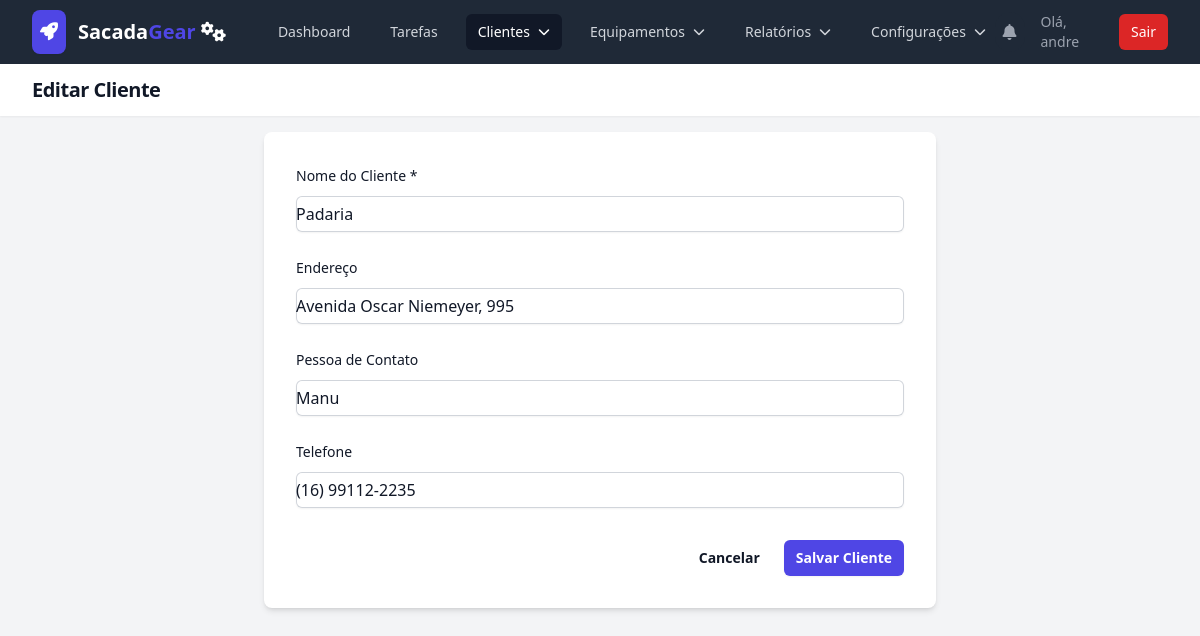
Page /client/edit/1 (signed in) on the committed database.
### models.py (models this page shows, shortened)
class User(UserMixin, db.Model):
    id = db.Column(db.Integer, primary_key=True)
    username = db.Column(db.String(80), unique=True, nullable=False)
    password_hash = db.Column(db.String(200), nullable=False)
    role = db.Column(db.String(20), nullable=False, default='technician')
    equipments = db.relationship('Equipment', backref='operator', lazy=True)
    maintenance_records = db.relationship('MaintenanceHistory', backref='technician', lazy=True)
    created_tasks = db.relationship('Task', back_populates='creator', foreign_keys='Task.creator_id')

class Client(db.Model):
    id = db.Column(db.Integer, primary_key=True)
    name = db.Column(db.String(150), nullable=False, unique=True)
    address = db.Column(db.String(250), nullable=True)
    contact_person = db.Column(db.String(100), nullable=True)
    phone = db.Column(db.String(20), nullable=True)
    equipments = db.relationship('Equipment', backref='client', lazy=True)
    is_archived = db.Column(db.Boolean, default=False, nullable=False)

### app.py (the view, shortened to what this page needs)
    @app.route('/client/edit/<int:client_id>', methods=['GET', 'POST'])
    @login_required
    @admin_required
    def edit_client(client_id):
        client = db.session.get(Client, client_id)
        if not client:
            abort(404)
        return render_template('client_form.html', title="Editar Cliente", client=client)

### templates/client_form.html (shortened to what this page needs)
{% extends "base.html" %}
{% block header %}{{ title }}{% endblock %}
{% block content %}
<div class="bg-white p-8 rounded-lg shadow-md max-w-2xl mx-auto">
    <form method="POST" novalidate>
        <div class="space-y-6">
            <div>
                <label for="name" class="block text-sm font-medium leading-6 text-gray-900">Nome do Cliente *</label>
                <div class="mt-2">
                    <input type="text" name="name" id="name" value="{{ client.name if client else request.form.name or '' }}" required maxlength="150" class="block w-full rounded-md border-0 py-1.5 text-gray-900 shadow-sm ring-1 ring-inset ring-gray-300 placeholder:text-gray-400 focus:ring-2 focus:ring-inset focus:ring-indigo-600" placeholder="Ex: Matriz Principal">
                </div>
            </div>
            <div>
                <label for="address" class="block text-sm font-medium leading-6 text-gray-900">Endereço</label>
                <div class="mt-2">
                    <input type="text" name="address" id="address" value="{{ client.address if client else request.form.address or '' }}" maxlength="250" class="block w-full rounded-md border-0 py-1.5 text-gray-900 shadow-sm ring-1 ring-inset ring-gray-300 placeholder:text-gray-400" placeholder="Ex: Av. Brasil, 123 - Centro">
                </div>
            </div>
            <div>
                <label for="contact_person" class="block text-sm font-medium leading-6 text-gray-900">Pessoa de Contato</label>
                <div class="mt-2">
                    <input type="text" name="contact_person" id="contact_person" value="{{ client.contact_person if client else request.form.contact_person or '' }}" maxlength="100" class="block w-full rounded-md border-0 py-1.5 text-gray-900 shadow-sm ring-1 ring-inset ring-gray-300 placeholder:text-gray-400" placeholder="Ex: João da Silva">
                </div>
            </div>
            <div>
                <label for="phone" class="block text-sm font-medium leading-6 text-gray-900">Telefone</label>
                <div class="mt-2">
                    <input type="tel" name="phone" id="phone" value="{{ client.phone if client else request.form.phone or '' }}"
                           class="block w-full rounded-md border-0 py-1.5 text-gray-900 shadow-sm ring-1 ring-inset ring-gray-300 placeholder:text-gray-400 focus:ring-2 focus:ring-inset focus:ring-indigo-600"
                           placeholder="(XX) XXXXX-XXXX"
                           pattern="\([0-9]{2}\) [0-9]{4,5}-[0-9]{4}"
                           minlength="14" maxlength="15"
                           title="O telefone deve estar no formato (XX) XXXXX-XXXX">
                </div>
            </div>
        </div>
        <div class="mt-8 flex items-center justify-end gap-x-6">
            <a href="{{ url_for('client_list') }}" class="text-sm font-semibold leading-6 text-gray-900">Cancelar</a>
            <button type="submit" class="rounded-md bg-indigo-600 px-3 py-2 text-sm font-semibold text-white shadow-sm hover:bg-indigo-500">Salvar Cliente</button>
        </div>
    </form>
</div>
{% endblock %}

### templates/base.html (shortened to what this page needs)
<!DOCTYPE html>
<html lang="pt-br" class="h-full bg-gray-100">
<head>
    <script src="https://cdn.tailwindcss.com"></script>
    <link rel="stylesheet" href="https://rsms.me/inter/inter.css">
    <link rel="stylesheet" href="https://cdnjs.cloudflare.com/ajax/libs/font-awesome/6.5.2/css/all.min.css">
</head>
<body class="h-full">
    <div class="min-h-full">
        <nav class="bg-gray-800" x-data="{ mobileMenuOpen: false }">
            <div class="mx-auto max-w-7xl px-4 sm:px-6 lg:px-8">
                <div class="flex h-16 items-center justify-between">
                    <div class="flex items-center">
                        <div class="flex-shrink-0">
                           <a href="{{ url_for('dashboard') if current_user.is_authenticated else url_for('login') }}" class="flex items-center space-x-3 rtl:space-x-reverse">
                               <div class="bg-primary-600 text-white p-2 rounded-lg shadow-sm"><i class="fas fa-rocket text-lg"></i></div>
                               <span class="text-xl font-bold text-white">Sacada<span class="text-primary-600">Gear</span> <i class="fa-solid fa-gears"></i></span>
                           </a>
                        </div>
                        <div class="hidden md:block">
                            <div class="ml-10 flex items-baseline space-x-4">
                                {% if current_user.is_authenticated %}
                                    <a href="{{ url_for('dashboard') }}" class="{% if request.endpoint == 'dashboard' %}bg-gray-900 text-white{% else %}text-gray-300 hover:bg-gray-700 hover:text-white{% endif %} rounded-md px-3 py-2 text-sm font-medium">Dashboard</a>
                                    <a href="{{ url_for('technician_tasks') }}" class="{% if request.endpoint == 'technician_tasks' %}bg-gray-900 text-white{% else %}text-gray-300 hover:bg-gray-700 hover:text-white{% endif %} rounded-md px-3 py-2 text-sm font-medium">Tarefas</a>
                                    {% if current_user.role == 'admin' %}
                                    <div x-data="{ open: false }" class="relative">
                                        <button @click="open = !open" @click.away="open = false" class="{% if request.endpoint in ['client_list', 'new_client', 'edit_client', 'archived_clients'] %}bg-gray-900 text-white{% else %}text-gray-300 hover:bg-gray-700 hover:text-white{% endif %} rounded-md px-3 py-2 text-sm font-medium flex items-center">
                                            <span>Clientes</span><i class="fas fa-chevron-down ml-2 text-xs"></i>
                                        </button>
                                    </div>
                                    <div x-data="{ open: false }" class="relative">
                                        <button @click="open = !open" @click.away="open = false" class="{% if request.endpoint in ['equipment_list', 'new_equipment', 'edit_equipment', 'archived_list'] %}bg-gray-900 text-white{% else %}text-gray-300 hover:bg-gray-700 hover:text-white{% endif %} rounded-md px-3 py-2 text-sm font-medium flex items-center">
                                            <span>Equipamentos</span><i class="fas fa-chevron-down ml-2 text-xs"></i>
                                        </button>
                                    </div>
                                    <div x-data="{ open: false }" class="relative">
                                        <button @click="open = !open" @click.away="open = false" class="{% if request.endpoint in ['financial_report', 'full_history'] %}bg-gray-900 text-white{% else %}text-gray-300 hover:bg-gray-700 hover:text-white{% endif %} rounded-md px-3 py-2 text-sm font-medium flex items-center">
                                            <span>Relatórios</span><i class="fas fa-chevron-down ml-2 text-xs"></i>
                                        </button>
                                    </div>
                                    <div x-data="{ open: false }" class="relative">
                                        <button @click="open = !open" @click.away="open = false" class="{% if request.endpoint in ['manage_settings', 'user_list'] %}bg-gray-900 text-white{% else %}text-gray-300 hover:bg-gray-700 hover:text-white{% endif %} rounded-md px-3 py-2 text-sm font-medium flex items-center">
                                            <span>Configurações</span><i class="fas fa-chevron-down ml-2 text-xs"></i>
                                        </button>
                                    </div>
                                    {% endif %}
                                {% endif %}
                            </div>
                        </div>
                    </div>
                    <div class="hidden md:block">
                        <div class="ml-4 flex items-center md:ml-6">
                            {% if current_user.is_authenticated %}
                            <div x-data="{ open: false }" class="relative">
                                <button @click="open = !open" class="relative rounded-full bg-gray-800 p-2 text-gray-400 hover:text-white focus:outline-none focus:ring-2 focus:ring-white focus:ring-offset-2 focus:ring-offset-gray-800">
                                    <i class="fas fa-bell"></i>
                                </button>
                            </div>
                            <span class="text-gray-400 text-sm ml-4 mr-4">Olá, {{ current_user.username }}</span>
                            <a href="{{ url_for('logout') }}" class="rounded-md bg-red-600 px-3 py-2 text-sm font-medium text-white hover:bg-red-700">Sair</a>
                            {% else %}
                            <a href="{{ url_for('login') }}" class="text-gray-300 hover:bg-gray-700 hover:text-white rounded-md px-3 py-2 text-sm font-medium">Login</a>
                            <a href="{{ url_for('register') }}" class="ml-4 rounded-md bg-indigo-600 px-3 py-2 text-sm font-medium text-white hover:bg-indigo-700">Cadastrar</a>
                            {% endif %}
                        </div>
                    </div>
                </div>
            </div>
        </nav>
        <header class="bg-white shadow-sm">
            <div class="mx-auto max-w-7xl px-4 py-3 sm:px-6 lg:px-8">
                <h1 class="text-lg sm:text-xl font-bold tracking-tight text-gray-900">{% block header %}{% endblock %}</h1>
            </div>
        </header>
        <main>
            <div class="mx-auto max-w-7xl py-4 px-4 sm:px-6 lg:px-8">
                {% block content %}{% endblock %}
            </div>
        </main>
    </div>
</body>
</html>

### templates/base.html (style rules this page uses)
:root { --cor-primaria: #4f46e5; }
.text-primary-600 { color: var(--cor-primaria); }
.bg-primary-600 { background-color: var(--cor-primaria); }

### rows in the picture
User: username "andre"
Client: name "Padaria", address "Avenida Oscar Niemeyer, 995", contact_person "Manu", phone "(16) 99112-2235"

### other values in the picture
{{ title }} "Editar Cliente"
